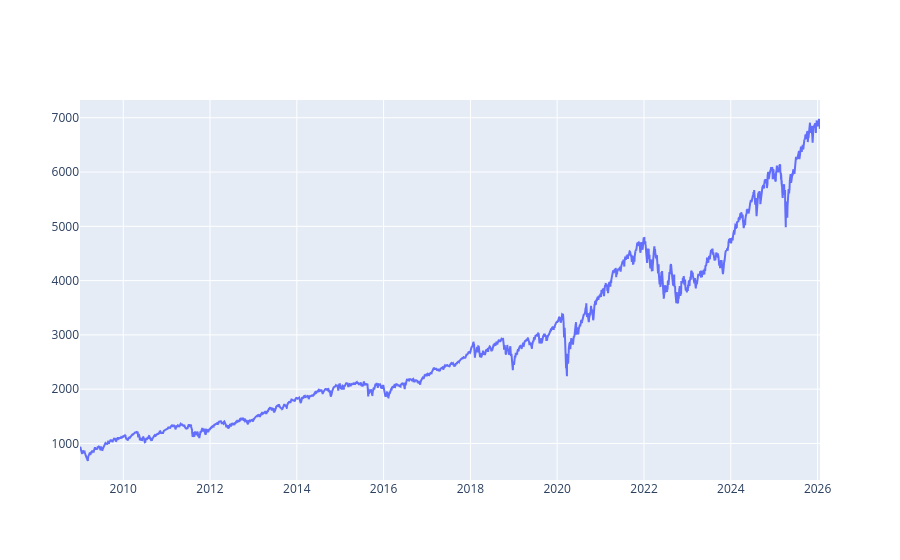

Here is the notebook cell this chart was saved with:
### Markdown cell above
**Example (Graphs)**

### Code cell
# Scatterplot
graph = go.Figure()

scatter = go.Scatter(x = dates, y = prices)
graph.add_trace(scatter)

graph.show()

### Figure 1 — Plotly figure (JSON) as saved in the notebook; plotly's stock layout.template omitted (floating-point values rounded to 4 significant figures; data arrays with more than 128 entries replaced by an {"elided": "..."} marker saying what was removed)
{"data": [{"type": "scatter", "x": {"elided": "4289 str values"}, "y": {"elided": "4289 float values"}}], "layout": {}}
